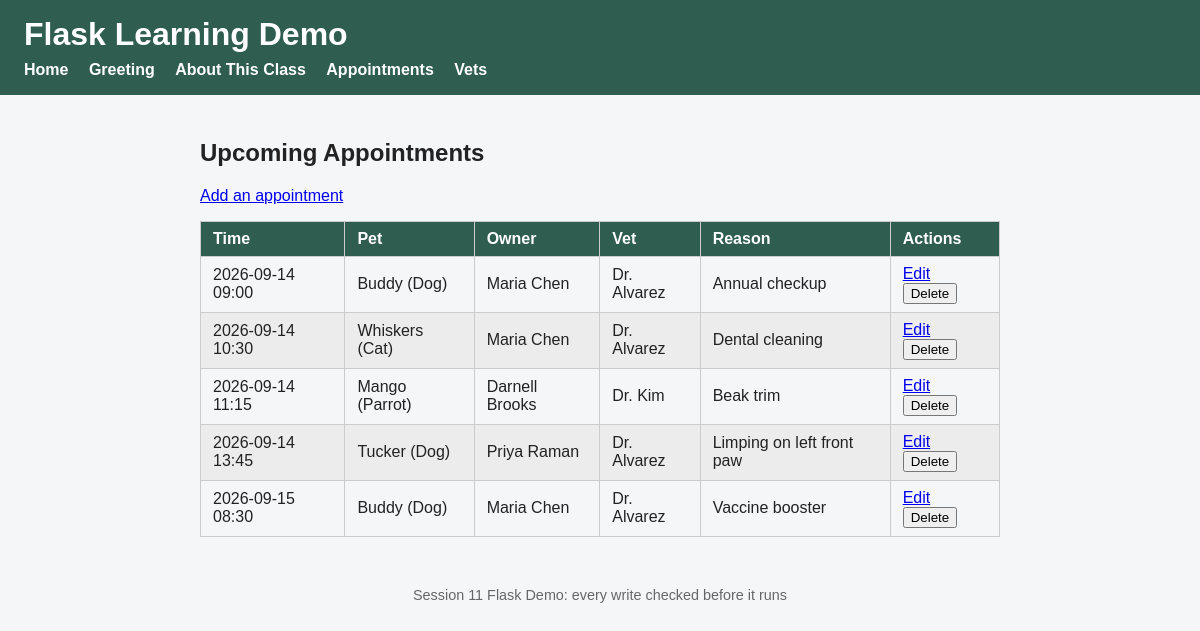
The app's page /appointments with its own data.
### tables this page shows
CREATE TABLE Appointment (
  appointment_id INTEGER PRIMARY KEY,
  pet_id INTEGER NOT NULL REFERENCES Pet(pet_id),
  vet_id INTEGER NOT NULL REFERENCES Vet(vet_id),
  appt_time TEXT NOT NULL,
  reason TEXT NOT NULL
);

CREATE TABLE Pet (
  pet_id INTEGER PRIMARY KEY,
  owner_id INTEGER NOT NULL REFERENCES Owner(owner_id),
  name TEXT NOT NULL,
  species TEXT NOT NULL
);

CREATE TABLE Owner (
  owner_id INTEGER PRIMARY KEY,
  name TEXT NOT NULL,
  phone TEXT NOT NULL
);

CREATE TABLE Vet (
  vet_id INTEGER PRIMARY KEY,
  name TEXT NOT NULL,
  specialty TEXT NOT NULL
);

### app.py (the view)
@app.route("/appointments")
def appointments():
    rows = models.get_all_appointments()
    return render_template("appointments.html", appointments=rows)

### models.py (called while the page is built)
def get_connection():
    db = sqlite3.connect(DATABASE)
    db.row_factory = sqlite3.Row
    return db

def get_all_appointments():
    db = get_connection()
    rows = db.execute(
        """
        SELECT Appointment.appointment_id,
               Appointment.appt_time,
               Appointment.reason,
               Pet.name    AS pet_name,
               Pet.species AS species,
               Owner.name  AS owner_name,
               Vet.name    AS vet_name
        FROM Appointment
        JOIN Pet   ON Appointment.pet_id = Pet.pet_id
        JOIN Owner ON Pet.owner_id       = Owner.owner_id
        JOIN Vet   ON Appointment.vet_id = Vet.vet_id
        ORDER BY Appointment.appt_time
        """
    ).fetchall()
    db.close()
    return rows

### templates/appointments.html (shortened to what this page needs)
{% extends "base.html" %}
{% block content %}
    <h2>Upcoming Appointments</h2>
    <p><a href="{{ url_for('new_appointment') }}">Add an appointment</a></p>
    <table>
        <thead>
            <tr>
                <th>Time</th>
                <th>Pet</th>
                <th>Owner</th>
                <th>Vet</th>
                <th>Reason</th>
                <th>Actions</th>
            </tr>
        </thead>
        <tbody>
            {% for appt in appointments %}
            <tr>
                <td>{{ appt.appt_time }}</td>
                <td>{{ appt.pet_name }} ({{ appt.species }})</td>
                <td>{{ appt.owner_name }}</td>
                <td>{{ appt.vet_name }}</td>
                <td>{{ appt.reason }}</td>
                <td>
                    <a href="{{ url_for('edit_appointment', appointment_id=appt.appointment_id) }}">Edit</a>
                    <form method="post"
                          action="{{ url_for('delete_appointment', appointment_id=appt.appointment_id) }}"
                          style="display:inline;">
                        <button type="submit">Delete</button>
                    </form>
                </td>
            </tr>
            {% endfor %}
        </tbody>
    </table>
{% endblock %}

### templates/base.html (shortened to what this page needs)
<!doctype html>
<html lang="en">
<head>
    <link rel="stylesheet" href="{{ url_for('static', filename='style.css') }}">
</head>
<body>
    <header>
        <h1>Flask Learning Demo</h1>
        <nav>
            <a href="{{ url_for('home') }}">Home</a>
            <a href="{{ url_for('greeting') }}">Greeting</a>
            <a href="{{ url_for('about') }}">About This Class</a>
            <a href="{{ url_for('appointments') }}">Appointments</a>
            <a href="{{ url_for('vets') }}">Vets</a>
        </nav>
    </header>
    <main>
        {% block content %}{% endblock %}
    </main>
    <footer>
        <p>Session 11 Flask Demo: every write checked before it runs</p>
    </footer>
</body>
</html>

### static/style.css (style rules this page uses)
body { font-family: Arial, Helvetica, sans-serif; margin: 0; padding: 0; background-color: #f5f6f8; color: #222; }
header { background-color: #2f5d50; color: white; padding: 16px 24px; }
header h1 { margin: 0 0 8px 0; }
nav a { color: white; margin-right: 16px; text-decoration: none; font-weight: bold; }
main { padding: 24px; max-width: 800px; margin: 0 auto; }
footer { text-align: center; padding: 12px; color: #666; font-size: 0.9em; }
table { width: 100%; border-collapse: collapse; margin-top: 16px; }
th, td { border: 1px solid #ccc; padding: 8px 12px; text-align: left; }
th { background-color: #2f5d50; color: white; }
tr:nth-child(even) { background-color: #ececec; }

### records on screen
Appointment: appt_time "2026-09-14 09:00", pet_name "Buddy", species "Dog", owner_name "Maria Chen", vet_name "Dr. Alvarez", reason "Annual checkup"
Appointment: appt_time "2026-09-14 10:30", pet_name "Whiskers", species "Cat", owner_name "Maria Chen", vet_name "Dr. Alvarez", reason "Dental cleaning"
Appointment: appt_time "2026-09-14 11:15", pet_name "Mango", species "Parrot", owner_name "Darnell Brooks", vet_name "Dr. Kim", reason "Beak trim"
Appointment: appt_time "2026-09-14 13:45", pet_name "Tucker", species "Dog", owner_name "Priya Raman", vet_name "Dr. Alvarez", reason "Limping on left front paw"
Appointment: appt_time "2026-09-15 08:30", pet_name "Buddy", species "Dog", owner_name "Maria Chen", vet_name "Dr. Alvarez", reason "Vaccine booster"
